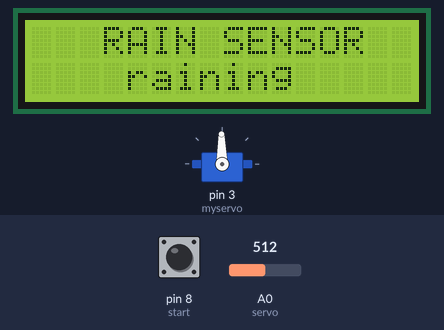
This sketch was run on a simulated Arduino Uno, built with avr-gcc and run on an emulated ATmega328P. Shown: 16×2 character LCD, servo. Inputs (shaded band) come from the test bench; at power-on: A0 (servo) = 512, pin 8 (start) HIGH. What the sketch prints to the serial monitor is not drawn.

Above: at 1.2 s.
1.3 s: A0 (servo) set to 900
At 1.45 s:
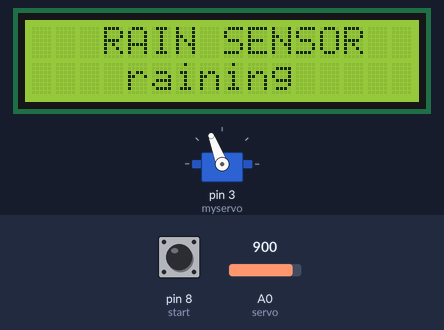
3.7 s: pin 8 (start) pulled LOW for 3.2 s
9.9 s: A0 (servo) set to 891
At 10.07 s:
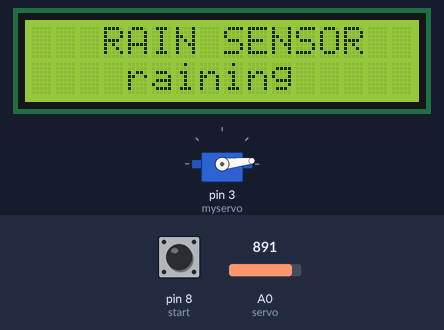
12.9 s: A0 (servo) set to 122
21.6 s: A0 (servo) set to 111
At 22.5 s:
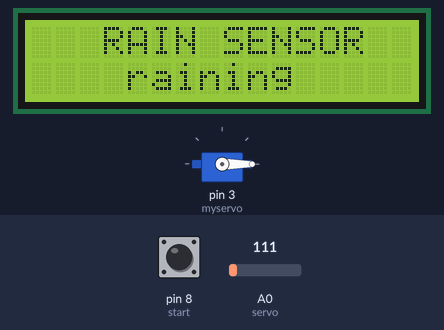
Timing chart, 0 to 24.6 s (numbered marks = the images above; inputs shaded):
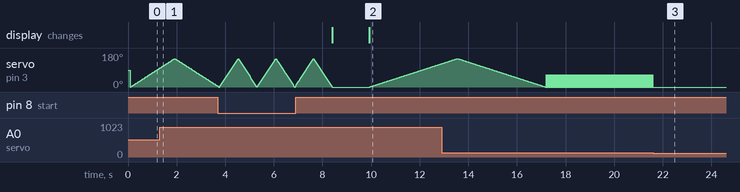

Measured:
- the behaviour switches between 900 and 899 on A0 (servo) (found by bisection; images 1 and 2)
- after the input at 9.9 s, servo on pin 3 (myservo): moves from 0° to 123° over 2.9 s, starting after 0.05 s; the display: changes at once (image 2)
- after the input at 21.6 s, servo on pin 3 (myservo): stops changing and stays 0°

The sketch:

CODE-070.ino
```cpp
//#VTM https://www.youtube.com/c/VTMVlogVoThongMinh
#include <Wire.h>
#include <LiquidCrystal_I2C.h>  //https://drive.google.com/file/d/1lpJyuODmZXfi7wwBM2B79BqBIBmBfanS/view?usp=sharing
#define start 8
#define rain 7
#include <Servo.h>
int timer = 5; // tốc độ servo
int gocquay = 150; // góc quay
int pos = 0;
int aa = 0;
int a = 0;
Servo myservo;
LiquidCrystal_I2C lcd(0x27, 16, 2);
//............................................................
void setup() {
  Serial.begin(9600);
  lcd.init();
  lcd.backlight();
  myservo.attach(3);
  pinMode(start, INPUT_PULLUP);
  pinMode(rain, INPUT);
  Serial.println("Da khoi dong xong");
  lcd.setCursor(0, 0);
  lcd.print("   RAIN SENSOR");
  myservo.write(pos);
}
//............................................................
void loop()
{
  a = analogRead(A0);
  aa = map(a, 150, 900, 0, 30);
  Serial.println(a);
  lcd.setCursor(4, 1);
  lcd.print("not rain");
  if ((digitalRead(start) == 0) || ( a < 900))
  {
    lcd.setCursor(4, 1);
    lcd.print("raining ");
    servo();
  }
}
//............................................................
void servo()
{
  a = analogRead(A0);
  aa = map(a, 150, 900, 0, 25);
  for (pos = 0; pos <= gocquay; pos += 1) {
    myservo.write(pos);
    if (a < 900)
    {
      delay(aa);
    }
    else
    {
      delay(timer);
    }
  }
  for (pos = gocquay; pos >= 0; pos -= 1) {
    myservo.write(pos);
    if (a < 900)
    {
      delay(aa);
    }
    else
    {
      delay(timer);
    }
  }
}
```
